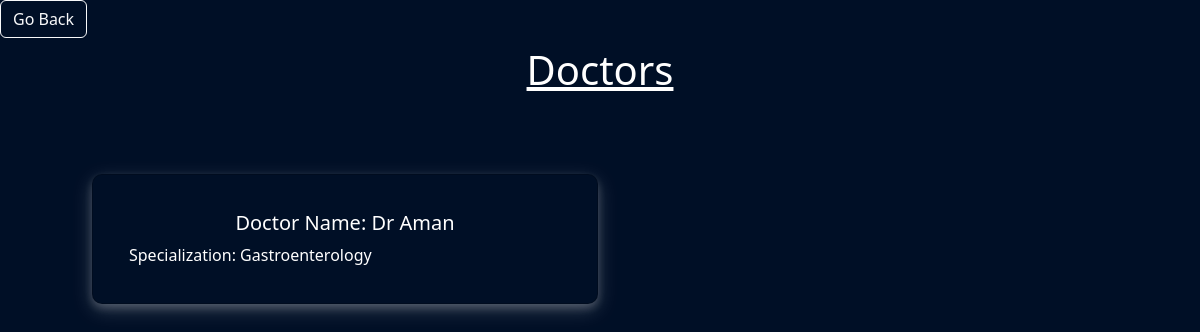
/doctors/ (signed in), run on an earlier commit of the app's database.
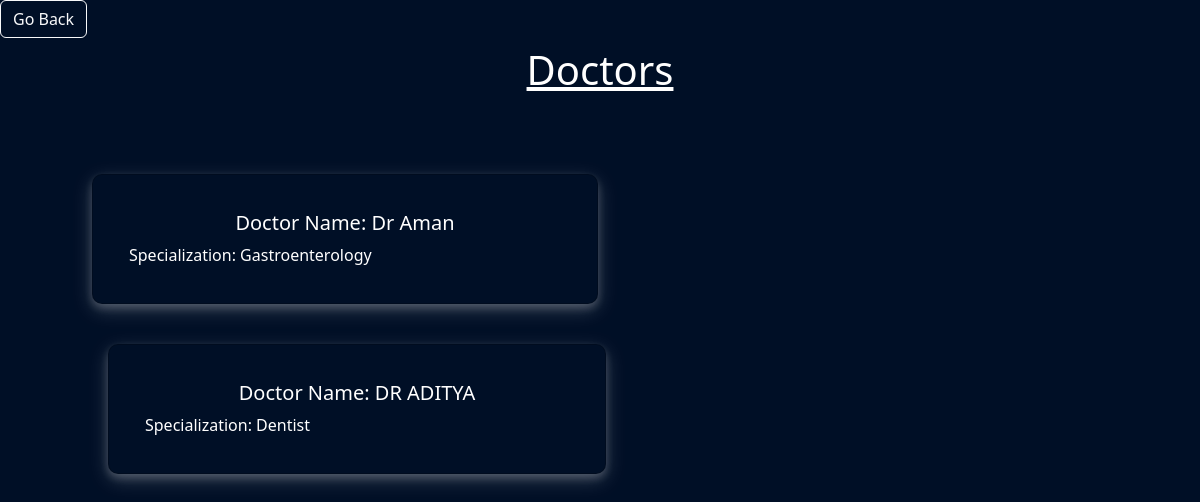
And on a later commit of the database.
### hck/models.py (models this page shows, shortened)
class Doctor(models.Model):
       SOME_CHOICES = (
  ("SELECT","SELECT"),
    ( "Gastroenterology","Gastroenterology(Discomfort in stomach,Digestive Disorders)"),
    ("Cardiography","Cardiography(Chest Pain)"),
    ("Radiology","Radiology(X-Ray)"),
    ("Orthopedics","Orthopedics(Injury,Fracture)"),
    ("Ophtalmology","Ophtalmology(Problem in Eyes)"),
    ("Psychiatry","Psychiatry(Depression,Mental Health)"),
    ("Dermatology","Dermatology(Skin Problem)"),
    ("Otolaryngologist","Otolaryngologist(Ear,Nose or Throat Issues)"),
    ("Nephrology","Nephrology(Kidney Disease)"),
    ("Dentist","Dentist(ToothCheck)"),
)
       hospital = models.ForeignKey(Hospital,on_delete=models.CASCADE)
       specialization=models.CharField(max_length=200,choices=SOME_CHOICES,default="--")
       name=models.CharField(max_length=100)
       clinic_website=models.URLField(null=True,blank=False)

### hck/views.py (the view)
# urls.py: path('doctors/',doctors,name='doctors'),
@login_required(login_url='/login')
def doctors(request):
    doctors=Doctor.objects.all()
    return render(request, 'hck/hospital/doctors.html', { 'table': doctors,})

### hck/templates/hck/hospital/doctors.html
{% extends 'hck/hospital/hospitals.html' %}
{% block content %}
<a href="/hospitals" class="btn btn-outline-light mb-2">Go Back</a>
<div >
  <center><h1><u>Doctors</u></h1></center>
  {% for task in table %}
  <div class="row container-sm p-2 m-2 ">
    {% if task.hospital.user == request.user %}
    <div class="col-lg-6 col-md-12 custom-card">
        <div class="card mb-4">
          <div class="card-body">
            <h5 class="card-title text-white text-center">Doctor Name: {{ task.name }}</h5>
            <p class="card-text text-white">Specialization: {{ task.specialization }}</p>
          </div>
        </div>
    </div>
    {% endif %}
      {% empty %}
          <h6 class="text-white">No items in list</h6>
  </div>
  {% endfor %}
</div>
{% endblock content %}

### hck/templates/hck/hospital/hospitals.html (shortened to what this page needs)
<!doctype html>
{% load static %}
<html lang="en">
<head>
  <link href="https://cdn.jsdelivr.net/npm/bootstrap@5.2.3/dist/css/bootstrap.min.css" rel="stylesheet">
</head>
<body>
  {% block content %}
  {% load crispy_forms_tags %}
  {% endblock content %}
</body>
</html>

### hck/templates/hck/hospital/hospitals.html (style rules this page uses)
body { background-color: #000f26; }
.card { background-color: #000f26; color: white; border-radius: 10px; box-shadow: 0 4px 8px 0 rgba(255, 255, 255, 0.2), 0 6px 20px 0 rgba(255, 255, 255, 0.19); padding: 20px; }
h1 { color: white; }

What changed in the data, as far as the page shows it:
added Doctor: name "DR ADITYA", specialization "Dentist"
